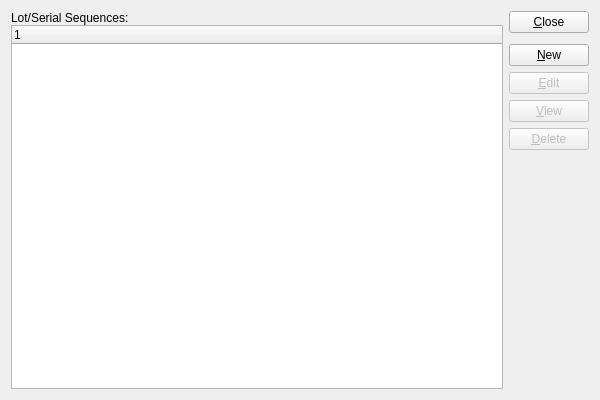
<?xml version="1.0" encoding="UTF-8"?>
<ui version="4.0">
 <comment>This file is part of the xTuple ERP: PostBooks Edition, a free and
open source Enterprise Resource Planning software suite,
Copyright (c) 1999-2019 by OpenMFG LLC, d/b/a xTuple.
It is licensed to you under the Common Public Attribution License
version 1.0, the full text of which (including xTuple-specific Exhibits)
is available at www.xtuple.com/CPAL.  By using this software, you agree
to be bound by its terms.</comment>
 <class>lotSerialSequences</class>
 <widget class="QWidget" name="lotSerialSequences">
  <property name="geometry">
   <rect>
    <x>0</x>
    <y>0</y>
    <width>600</width>
    <height>400</height>
   </rect>
  </property>
  <property name="windowTitle">
   <string>Lot/Serial Sequences</string>
  </property>
  <layout class="QGridLayout" name="gridLayout">
   <item row="0" column="0">
    <layout class="QVBoxLayout">
     <property name="spacing">
      <number>0</number>
     </property>
     <item>
      <widget class="QLabel" name="_lotSerialSequencesLit">
       <property name="text">
        <string>Lot/Serial Sequences:</string>
       </property>
      </widget>
     </item>
     <item>
      <widget class="XTreeWidget" name="_lsseq"/>
     </item>
    </layout>
   </item>
   <item row="0" column="1">
    <layout class="QVBoxLayout" name="verticalLayout">
     <item>
      <widget class="QPushButton" name="_close">
       <property name="text">
        <string>&amp;Close</string>
       </property>
      </widget>
     </item>
     <item>
      <spacer name="verticalSpacer">
       <property name="orientation">
        <enum>Qt::Vertical</enum>
       </property>
       <property name="sizeType">
        <enum>QSizePolicy::Preferred</enum>
       </property>
       <property name="sizeHint" stdset="0">
        <size>
         <width>20</width>
         <height>5</height>
        </size>
       </property>
      </spacer>
     </item>
     <item>
      <widget class="QPushButton" name="_new">
       <property name="text">
        <string>&amp;New</string>
       </property>
      </widget>
     </item>
     <item>
      <widget class="QPushButton" name="_edit">
       <property name="enabled">
        <bool>false</bool>
       </property>
       <property name="text">
        <string>&amp;Edit</string>
       </property>
      </widget>
     </item>
     <item>
      <widget class="QPushButton" name="_view">
       <property name="enabled">
        <bool>false</bool>
       </property>
       <property name="text">
        <string>&amp;View</string>
       </property>
      </widget>
     </item>
     <item>
      <widget class="QPushButton" name="_delete">
       <property name="enabled">
        <bool>false</bool>
       </property>
       <property name="text">
        <string>&amp;Delete</string>
       </property>
      </widget>
     </item>
     <item>
      <spacer name="Spacer34">
       <property name="orientation">
        <enum>Qt::Vertical</enum>
       </property>
       <property name="sizeType">
        <enum>QSizePolicy::Expanding</enum>
       </property>
       <property name="sizeHint" stdset="0">
        <size>
         <width>20</width>
         <height>20</height>
        </size>
       </property>
      </spacer>
     </item>
    </layout>
   </item>
  </layout>
 </widget>
 <layoutdefault spacing="6" margin="11"/>
 <customwidgets>
  <customwidget>
   <class>XTreeWidget</class>
   <extends>QTreeWidget</extends>
   <header>xtreewidget.h</header>
   <container>1</container>
  </customwidget>
 </customwidgets>
 <tabstops>
  <tabstop>_lsseq</tabstop>
  <tabstop>_new</tabstop>
  <tabstop>_edit</tabstop>
  <tabstop>_view</tabstop>
  <tabstop>_delete</tabstop>
  <tabstop>_close</tabstop>
 </tabstops>
 <resources/>
 <connections>
  <connection>
   <sender>_lsseq</sender>
   <signal>valid(bool)</signal>
   <receiver>_view</receiver>
   <slot>setEnabled(bool)</slot>
   <hints>
    <hint type="sourcelabel">
     <x>20</x>
     <y>20</y>
    </hint>
    <hint type="destinationlabel">
     <x>20</x>
     <y>20</y>
    </hint>
   </hints>
  </connection>
  <connection>
   <sender>_close</sender>
   <signal>clicked()</signal>
   <receiver>lotSerialSequences</receiver>
   <slot>close()</slot>
   <hints>
    <hint type="sourcelabel">
     <x>20</x>
     <y>20</y>
    </hint>
    <hint type="destinationlabel">
     <x>20</x>
     <y>20</y>
    </hint>
   </hints>
  </connection>
 </connections>
</ui>
